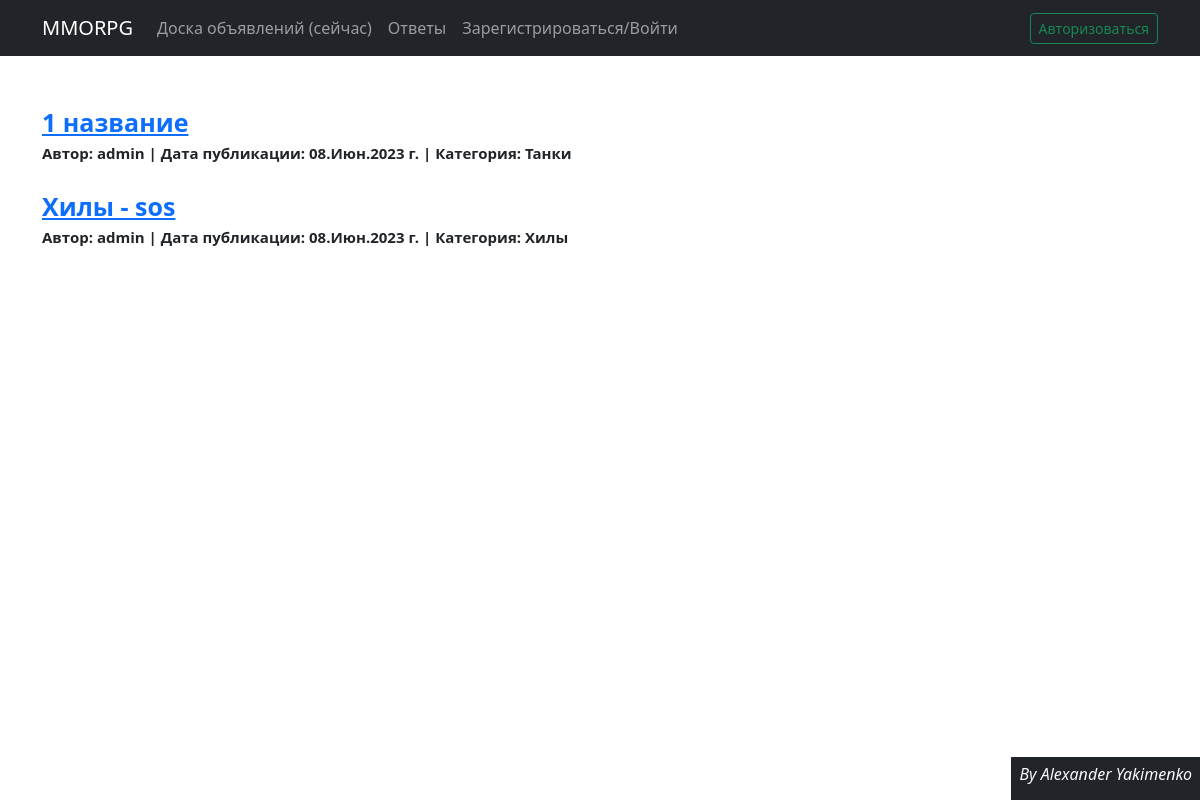
/index, run on the app's committed database.
### callboard/models.py (models this page shows, shortened)
class Post(models.Model):
    author = models.ForeignKey(User, on_delete=models.CASCADE)
    CAT = (('tanks', 'Танки'),
           ('healers', 'Хилы'),
           ('damage_dealers', 'ДД'),
           ('dealers', 'Торговцы'),
           ('gildmasters', 'Гилдмастеры'),
           ('quest_givers', 'Квестгиверы'),
           ('blacksmiths', 'Кузнецы'),
           ('tanners', 'Кожевники'),
           ('potion_makers', 'Зельевары'),
           ('spell_masters', 'Мастера заклинаний'))
    category = models.CharField(max_length=15, choices=CAT, verbose_name='Категория')
    dateCreation = models.DateTimeField(auto_now_add=True)
    title = models.CharField(max_length=256, verbose_name='Название')
    text = models.TextField()
    image = models.ImageField(upload_to='media/', blank=True)
    objects = models.Manager()

### callboard/views.py (the view)
# urls.py: path('index', Index.as_view(), name='index'),
class Index(ListView):
    model = Post
    template_name = 'index.html'
    context_object_name = 'posts'
    paginate_by = 5

### templates/index.html (shortened to what this page needs)
{% extends 'default.html' %}
{% block content %}
<br><br>
{% if posts %}
{% for post in posts %}
<a href="/post/{{ post.id }}" style="font-size: 25px;"><b>{{ post.title }}</b></a><br>
<span style="font-size: 15px;"><b>Автор:  {{ post.author }} |
                Дата публикации: {{ post.dateCreation|date:'d.M.Y' }} г. | Категория:  {{ post.get_category_display }} </b> </span>
<br><br>
{% endfor %}
{% else %}
<br><br>
<h2>Публикаций нет!</h2>
{% endif %}
{% endblock content %}

### data on the page
Post: title "1 название", author "admin", dateCreation "08.Июн.2023", category "Танки"
Post: title "Хилы - sos", author "admin", dateCreation "08.Июн.2023", category "Хилы"
